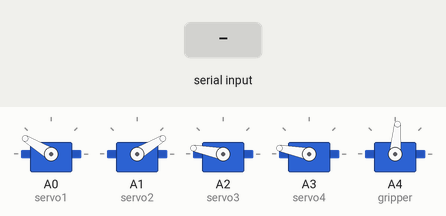
Recording of a sketch running on a simulated Arduino Uno, built with avr-gcc and run on an emulated ATmega328P. Shown: 5 × servo. The inputs (shaded band) are chosen by the test bench.

Above: at 5.6 s.
5.7 s: "H" received over Serial
11.7 s: "G" received over Serial
At 14.3 s:
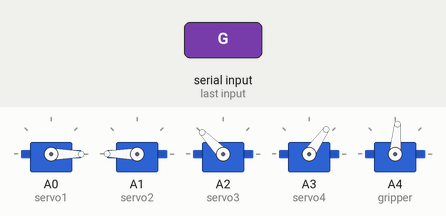
20.7 s: "I" received over Serial
At 22.0 s:
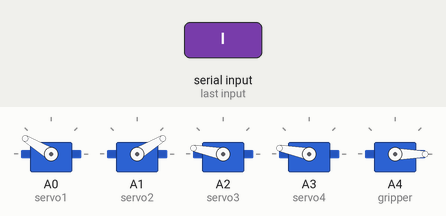
23.1 s: "K" received over Serial
At 24.0 s:
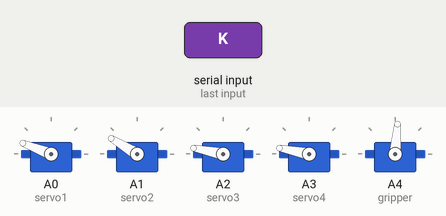
24.8 s: "A" received over Serial
At 25.6 s:
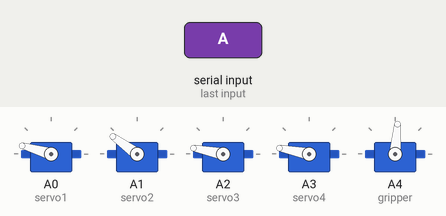
26.3 s: "B" received over Serial
At 26.7 s:
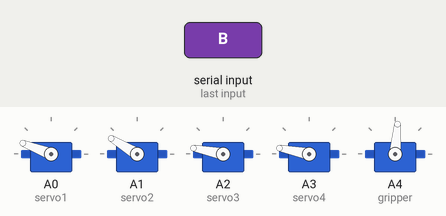
Timing chart, 0 to 28.8 s (numbered marks = the images above; inputs shaded):
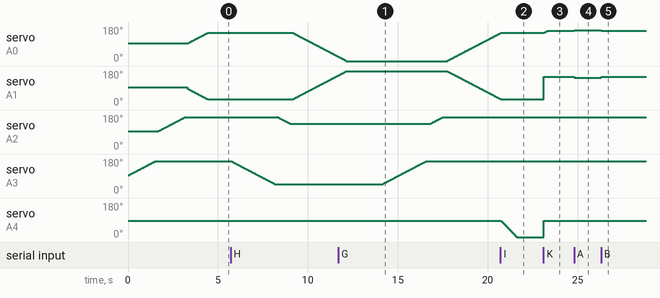

Measured:
- after the input at 11.7 s, servo on A2 (servo3): moves from 134° to 169° over 0.68 s, starting after 5.1 s; servo on A3 (servo4): moves from 47° to 169° over 2.4 s, starting after 2.5 s
- after the input at 20.7 s, servo on A4 (gripper): moves from 85° to 0° over 0.85 s, starting after 0.06 s
- after the input at 23.1 s, servo on A0 (servo1): moves from 149° to 159° over 0.18 s, starting at once; servo on A1 (servo2): 31° → 149° at once; servo on A4 (gripper): 0° → 85° at once
- after the input at 24.8 s, servo on A0 (servo1): 159° → 164° at once; servo on A1 (servo2): 149° → 144° at once
- after the input at 26.3 s, servo on A0 (servo1): 164° → 159° at once; servo on A1 (servo2): 144° → 149° at once
- by itself, servo on A1 (servo2): rises from 157° to 180° in 0.44 s, then falls to 33° in 8.5 s

The sketch:

codeRobotArm.ino
```cpp
#include <Servo.h>
#include <math.h>
int command;

float min_PWM; //default arduino 544
float max_PWM; //default arduino 2400

float Pi = 3.141592653589793;

float X_End_Effector = 0;
float Y_End_Effector;
float Z_End_Effector;

float Yoffset;
float D;
float d;
float R;

float L1 = 200.00; //height of the first link from surface to 2nd joint position
float L2 = 125.00; //length of the second link from 2nd joint to 3rd joint
float L3 = 125.50; //length of the 3rd joint to 4th joint
float L4 = 115.00; //length of the 4th joint to the tip of the arm (gripper)

float alpha1;
float alpha2;
float Theta_2;
float Theta_4;
float Theta_3;

Servo servo1;
Servo servo2;
Servo servo3;
Servo servo4;
Servo gripper; // chỉ chạy từ 0 tới 85!!!! 0 là mở, 85 là đóng

int ang1, ang2, ang3, ang4, anggripper;

void IK(){
    D = sqrt(pow(X_End_Effector,2) + pow(Z_End_Effector,2));
    d = D - L4;
    Yoffset = Y_End_Effector - L1;
    R = sqrt(pow(d,2) + pow(Yoffset,2));
    alpha1 = (acos(d/R))*(180.00/Pi);
    alpha2 = (acos((pow(L2,2) + pow(R,2) - pow(L3,2))/(2*L2*R)))*(180.00/Pi);
    Theta_2 = (alpha2 - alpha1); //theta 2
    Theta_3 = ((acos((pow(L2,2) + pow(L3,2) - pow(R,2))/(2*L2*L3)))*(180.00/Pi)); //theta 3
    Theta_4 = 180.00 - ((180.00 - (alpha2 + Theta_3)) + alpha1); //theta 4
}

void setup() {
  // put your setup code here, to run once:
  Serial.begin(9600);

  servo1.attach(A0);
  servo2.attach(A1);
  servo3.attach(A2);
  servo4.attach(A3);
  gripper.attach(A4);

  servo1.writeMicroseconds(1500);
  servo2.writeMicroseconds(1500);
  servo3.writeMicroseconds(1500);
  servo4.writeMicroseconds(1500);
  gripper.writeMicroseconds(1500);

   gripper.write(85);
   ang1 = servo1.read();
   ang2 = servo2.read();
   ang3 = servo3.read();
   ang4 = servo4.read();
   for (ang4; ang4 >= 170; ang4--){
    servo4.write (ang4);
    delay (20);
   }
   for (ang4; ang4 < 170; ang4++){
    servo4.write (ang4);
    delay (20);
   }
  delay(100);

   for (ang3; ang3 >= 170; ang3--){
    servo3.write (ang3);
    delay (20);
  }
  for (ang3; ang3 < 170; ang3++){
    servo3.write (ang3);
    delay (20);
  }
 delay(100);
for (ang1; ang1 >= 150; ang1--){
    servo1.write (ang1);
    servo2.write (180-ang1);
    delay (20);
  }
  for (ang1; ang1 < 150; ang1++){
    servo1.write (ang1);
    servo2.write (180-ang1);
    delay (20);
  }

}

void loop() {
  if (Serial.available()>0){
    command = Serial.read();

    if (command == 'A'){
      ang1 = servo1.read();
      ang2 = servo2.read();
      servo1.write (ang1 + 5);
      servo2.write (ang2 - 5);
      ang1 += 5;
      ang2 -= 5;
      if (ang1 >= 180){
        ang1 = 180;
      }
      if (ang2 <= 0){
        ang2 = 0;
      }
    }
    else if (command == 'B'){
      ang1 = servo1.read();
      ang2 = servo2.read();
      servo1.write (ang1 - 5);
      servo2.write (ang2 + 5);
      ang1 -= 5;
      ang2 += 5;
      if (ang2 >= 180){
        ang2 = 180;
      }
      if (ang1 <= 0){
        ang1 = 0;
      }
    }
    else if (command == 'C'){
      ang3 = servo3.read();
      servo3.write (ang3 - 5);
      ang3 -= 5;
      if (ang3 <= 0){
        ang3 = 0;
      }
    }
    else if (command == 'D'){
      ang3 = servo3.read();
      servo3.write (ang3 + 5);
      ang3 += 5;
      if (ang3 >= 180){
        ang3 = 180;
      }
    }
    else if (command == 'E'){
      ang4 = servo4.read();
      servo4.write (ang4 + 5);
      ang4 += 5;
      if (ang4 >= 180){
        ang4 = 180;
      }
    }
    else if (command == 'F'){
      ang4 = servo4.read();
      servo4.write (ang4 - 5);
      ang4 -= 5;
      if (ang4 <= 0){
        ang4 = 0;
      }
    }

    if (command == 'G'){
   gripper.write(85);
   ang1 = servo1.read();
   ang2 = servo2.read();
   ang3 = servo3.read();
   ang4 = servo4.read();
   for (ang4; ang4 >= 170; ang4--){
    servo4.write (ang4);
    delay (20);
  }
  for (ang4; ang4 < 170; ang4++){
    servo4.write (ang4);
    delay (20);
  }
  delay(200);

   for (ang3; ang3 >= 170; ang3--){
    servo3.write (ang3);
    delay (20);
  }
  for (ang3; ang3 < 170; ang3++){
    servo3.write (ang3);
    delay (20);
  }
 delay(200);
for (ang1; ang1 >= 150; ang1--){
    servo1.write (ang1);
     servo2.write (180-ang1);
    delay (20);
  }
  for (ang1; ang1 < 150; ang1++){
    servo1.write (ang1);
    servo2.write (180-ang1);
    delay (20);
  }

    }

    if (command == 'H'){
      Y_End_Effector = 0;
      Z_End_Effector = 0;
      IK();
    for (ang4; ang4 >= Theta_4+10; ang4--){
    servo4.write (ang4);
    delay (20);
  }
  for (ang4; ang4 < Theta_4+10; ang4++){
    servo4.write (ang4);
    delay (20);
  }
  delay(100);

    for (ang3; ang3 >= Theta_3; ang3--){
    servo3.write (ang3);
    delay (20);
  }
  for (ang3; ang3 < Theta_3; ang3++){
    servo3.write (ang3);
    delay (20);
  }
 delay(100);

 for (ang1; ang1 >= Theta_2; ang1--){
    servo1.write (ang1);
    servo2.write (180-ang1);
    delay (20);
  }
  for (ang1; ang1 < Theta_2; ang1++){
    servo1.write (ang1);
    servo2.write (180-ang1);
    delay (20);
  }
    }

    if (command == 'I'){
        anggripper = gripper.read();
        if (anggripper >= 85){
          for (anggripper; anggripper >= 0; anggripper--){
            gripper.write (anggripper);
            delay (10);
          }
        }
        else if (anggripper == 0 || anggripper < 85){
          for (anggripper; anggripper <= 85; anggripper++){
            gripper.write (anggripper);
            delay (10);
          }
        }
    }

    if (command == 'K'){
      gripper.write(85);
      ang1 = servo1.read();
      ang2 = servo2.read();
      ang3 = servo3.read();
      ang4 = servo4.read();

      for (ang1; ang1 >= 160; ang1--){
       servo1.write (ang1);
       servo2.write (180-ang1);
       delay (20);
      }
      for (ang1; ang1 < 160; ang1++){
        servo1.write (ang1);
        servo2.write (180-ang2);
        delay (20);
      }
      delay(100);

      for (ang3; ang3 >= 170; ang3--){
        servo3.write (ang3);
        delay (20);
      }
      for (ang3; ang3 < 170; ang3++){
        servo3.write (ang3);
        delay (20);
      }
      delay(100);

      for (ang4; ang4 >= 170; ang4--){
        servo4.write (ang4);
        delay (20);
      }
      for (ang4; ang4 < 170; ang4++){
        servo4.write (ang4);
        delay (20);
      }
    }
  }
}
```
